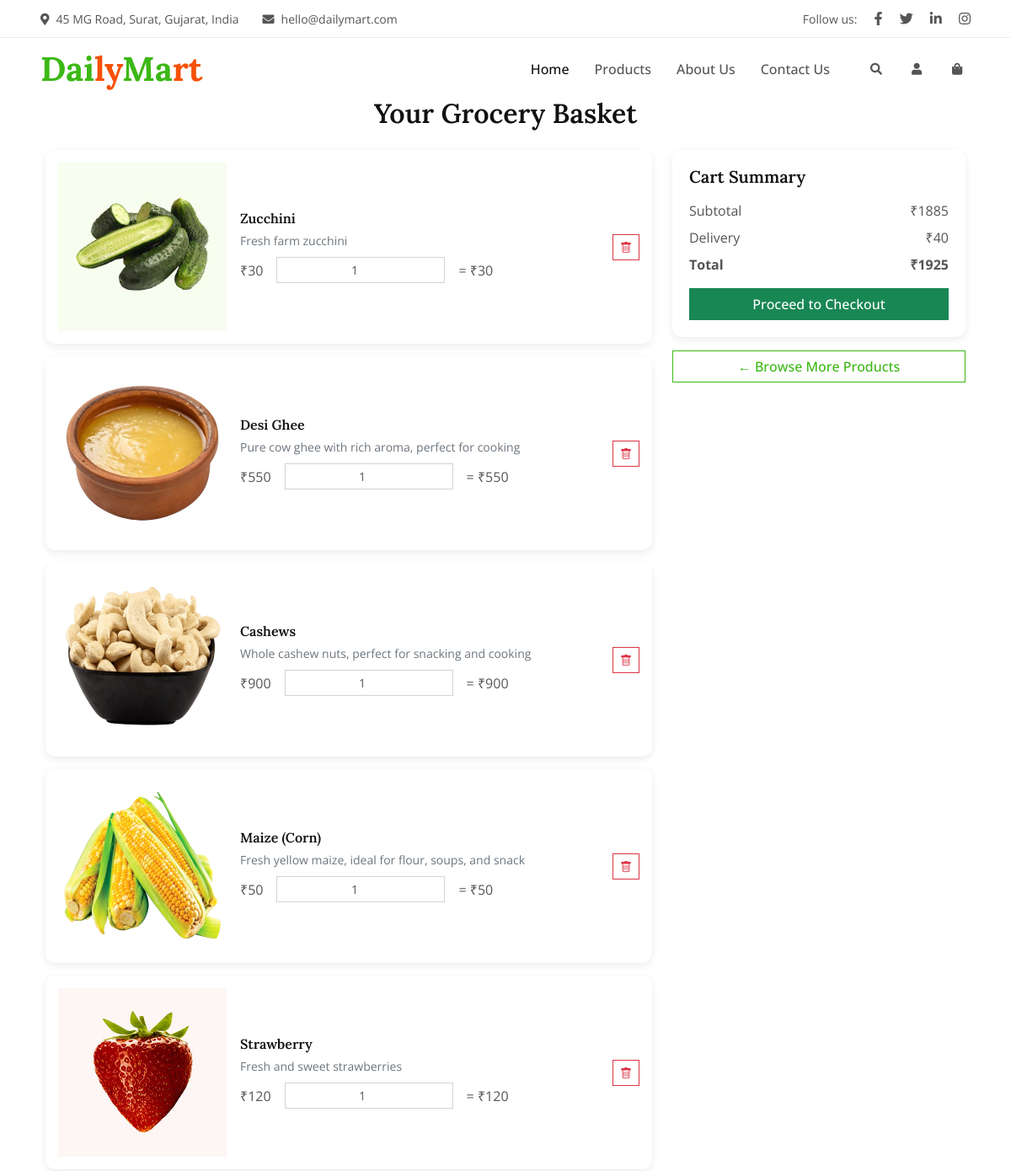
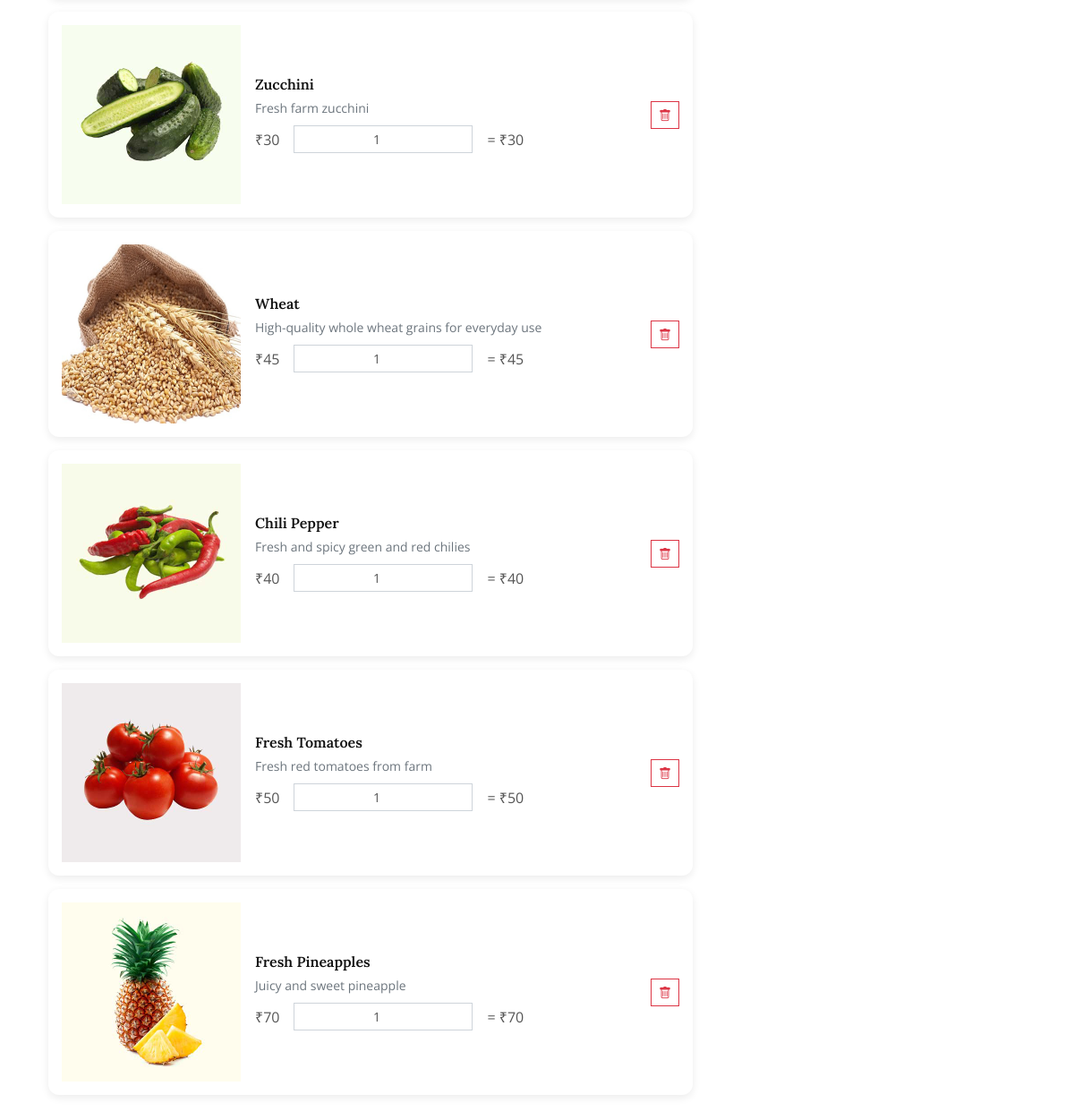
Page /user/pages/cart.php (signed in) on the committed database (2 pictures, top to bottom).
### tables this page shows
CREATE TABLE `order_master` (
  `oid` int(11) NOT NULL,
  `uid` int(11) NOT NULL,
  `pid` int(11) NOT NULL,
  `pname` varchar(100) NOT NULL,
  `pdesc` varchar(100) NOT NULL,
  `rate` int(11) NOT NULL,
  `photo` varchar(1000) NOT NULL,
  `qty` int(11) DEFAULT 1
);

### user/pages/cart.php (the view, shortened to what this page needs)
<!DOCTYPE html>
<html lang="en">
<head>
  <link href="https://cdn.jsdelivr.net/npm/bootstrap@5.3.3/dist/css/bootstrap.min.css" rel="stylesheet">
  <link href="https://cdn.jsdelivr.net/npm/bootstrap-icons@1.11.3/font/bootstrap-icons.css" rel="stylesheet">
  <link href="css/style.css" rel="stylesheet">
</head>
<body class="cart-page">
  <?php include('nav.php'); ?>
  <div style="height:20px"></div>
  <div class="container py-5 mt-5">
    <h2 class="mb-4 text-center">Your Grocery Basket</h2>
    <div class="row">
      <div class="col-lg-8">
       <?php
        include('connect.php');
          $uid=$_SESSION['uid'];
          $q = mysqli_query($con,"select * from order_master where uid=$uid");
        while($row = mysqli_fetch_array($q))
        {
       ?>
        <div class="cart-item d-flex align-items-center">
          <img src="../../admin1/pages/images/productImg/<?php echo $row['photo'];?>" alt='' class="rounded me-3" alt="product">
          <div class="flex-grow-1">
            <h6 class="mb-1"><?php echo $row['pname'];?></h6>
            <small class="text-muted"><?php echo $row['pdesc'];?></small>
            <div class="d-flex align-items-center mt-2">
              <span class="me-3">₹<span class="price"><?php echo $row['rate'];?></span></span>
               <input type="number" name="qty" class="form-control form-control-sm qty-input" value="<?php echo $row['qty']; ?>" min="1">
                <span class="ms-3">= ₹<span class="item-total"><?php echo $row['qty'] * $row['rate']; ?></span></span>
            </div>
          </div>
          <a href="cart_prod_delete.php?pid=<?php echo $row['pid']; ?>"
            class="btn btn-sm btn-outline-danger ms-3"
            onclick="return confirmAlert(this.href)">
            <i class="bi bi-trash"></i>
          </a>
        </div>
        <?php
          }
        ?>
      </div>
      <div class="col-lg-4">
        <div class="cart-summary">
          <h5 class="mb-3">Cart Summary</h5>
          <div class="d-flex justify-content-between mb-2">
            <span>Subtotal</span>
            <span>₹<span id="subtotal"></span></span>
          </div>
          <div class="d-flex justify-content-between mb-2">
            <span>Delivery</span>
            <span>₹<span id="delivery">40</span></span>
          </div>
          <div class="d-flex justify-content-between mb-3">
            <strong>Total</strong>
            <strong>₹<span id="grandtotal"></span></strong>
          </div>
          <form method="post">
            <button class="btn btn-success w-100 btn-checkout" name="btncheckout" >Proceed to Checkout</button>
          </form>
        </div>
        <div class="mt-3 text-center">
            <a href="product.php" class="btn btn-outline-primary w-100">
                ← Browse More Products
            </a>
        </div>
      </div>
    </div>
  </div>
</body>
</html>

### user/pages/nav.php (shortened to what this page needs)
   <link href="https://cdnjs.cloudflare.com/ajax/libs/font-awesome/5.10.0/css/all.min.css" rel="stylesheet">
   <link href="https://cdn.jsdelivr.net/npm/bootstrap-icons@1.4.1/font/bootstrap-icons.css" rel="stylesheet">
   <link href="lib/animate/animate.min.css" rel="stylesheet">
   <link href="lib/owlcarousel/assets/owl.carousel.min.css" rel="stylesheet">
   <link href="css/bootstrap.min.css" rel="stylesheet">
   <link href="css/style.css" rel="stylesheet">
<div class="container-fluid fixed-top px-0 wow fadeIn" data-wow-delay="0.1s">
       <div class="top-bar row gx-0 align-items-center d-none d-lg-flex">
           <div class="col-lg-6 px-5 text-start">
               <small><i class="fa fa-map-marker-alt me-2"></i>45 MG Road, Surat, Gujarat, India</small>
               <small class="ms-4"><i class="fa fa-envelope me-2"></i>hello@dailymart.com</small>
           </div>
           <div class="col-lg-6 px-5 text-end">
               <small>Follow us:</small>
               <a class="text-body ms-3" href=""><i class="fab fa-facebook-f"></i></a>
               <a class="text-body ms-3" href=""><i class="fab fa-twitter"></i></a>
               <a class="text-body ms-3" href=""><i class="fab fa-linkedin-in"></i></a>
               <a class="text-body ms-3" href=""><i class="fab fa-instagram"></i></a>
           </div>
       </div>
       <nav class="navbar navbar-expand-lg navbar-light py-lg-0 px-lg-5 wow fadeIn" data-wow-delay="0.1s">
           <a href="index.php" class="navbar-brand ms-4 ms-lg-0">
               <h1 class="fw-bold text-primary m-0">Dai<span class="text-secondary">ly</span>Ma<span class="text-secondary">rt</span></h1>
           </a>
           <div class="collapse navbar-collapse" id="navbarCollapse">
               <div class="navbar-nav ms-auto p-4 p-lg-0">
                   <a href="index.php" class="nav-item nav-link active">Home</a>
                   <a href="product.php" class="nav-item nav-link">Products</a>
                   <a href="about.php" class="nav-item nav-link">About Us</a>
                   <a href="contact.php" class="nav-item nav-link">Contact Us</a>
               </div>
               <div class="d-none d-lg-flex ms-2">
                   <a class="btn-sm-square bg-white rounded-circle ms-3" href="">
                       <small class="fa fa-search text-body"></small>
                   </a>
                   <div class="user-dropdown ms-3">
                       <a class="btn-sm-square bg-white rounded-circle" href="#">
                           <small class="fa fa-user text-body"></small>
                       </a>
                   </div>
                   <a class="btn-sm-square bg-white rounded-circle ms-3" href="cart.php">
                       <small class="fa fa-shopping-bag text-body"></small>
                   </a>
               </div>
           </div>
       </nav>
   </div>

### user/pages/css/style.css (style rules this page uses)
:root { --primary: #3CB815; --secondary: #F65005; --light: #F7F8FC; --dark: #111111; }
.btn { font-weight: 500; transition: .5s; }
.btn-sm-square { width: 32px; height: 32px; }
.btn-square, .btn-sm-square, .btn-lg-square { padding: 0; display: flex; align-items: center; justify-content: center; font-weight: normal; }
.fixed-top { transition: .5s; }
.top-bar { height: 45px; border-bottom: 1px solid rgba(0, 0, 0, .07); }
.navbar .navbar-nav .nav-link { padding: 25px 15px; color: #555555; font-weight: 500; outline: none; }
.navbar .navbar-nav .nav-link:hover, .navbar .navbar-nav .nav-link.active { color: var(--dark); }

### user/pages/cart.php (style rules this page uses)
body { background-color: #f8f9fa; font-family: Arial; }
.cart-item { border-radius: 12px; box-shadow: 0 3px 10px rgba(0,0,0,0.08); background: #fff; padding: 15px; margin-bottom: 15px; }
.cart-summary { background: #fff; border-radius: 12px; box-shadow: 0 3px 10px rgba(0,0,0,0.08); padding: 20px; }
.qty-input { max-width: 200px; text-align: center; display: inline-block; }
.btn-checkout { border-radius: 30px; font-size: 16px; }
.rounded { height: 200px; width: 200px; }
.cart-page .fixed-top { background-color: transparent; transition: background-color 0.3s, box-shadow 0.3s; }
.cart-page .top-bar { height: 45px; transition: height 0.3s, opacity 0.3s; }

### user/pages/nav.php (style rules this page uses)
.user-dropdown { position: relative; display: inline-block; }

### rows in the picture
order_master: photo (picture), pname "Zucchini", pdesc "Fresh farm zucchini", rate "30", qty "1", $row['qty']*$row['rate'] "30"
order_master: photo (picture), pname "Desi Ghee", pdesc "Pure cow ghee with rich aroma, perfect for cooking", rate "550", qty "1", $row['qty']*$row['rate'] "550"
order_master: photo (picture), pname "Cashews", pdesc "Whole cashew nuts, perfect for snacking and cooking", rate "900", qty "1", $row['qty']*$row['rate'] "900"
order_master: photo (picture), pname "Maize (Corn)", pdesc "Fresh yellow maize, ideal for flour, soups, and snack", rate "50", qty "1", $row['qty']*$row['rate'] "50"
order_master: photo (picture), pname "Strawberry", pdesc "Fresh and sweet strawberries", rate "120", qty "1", $row['qty']*$row['rate'] "120"
order_master: photo (picture), pname "Zucchini", pdesc "Fresh farm zucchini", rate "30", qty "1", $row['qty']*$row['rate'] "30"
order_master: photo (picture), pname "Wheat", pdesc "High-quality whole wheat grains for everyday use", rate "45", qty "1", $row['qty']*$row['rate'] "45"
order_master: photo (picture), pname "Chili Pepper", pdesc "Fresh and spicy green and red chilies", rate "40", qty "1", $row['qty']*$row['rate'] "40"
order_master: photo (picture), pname "Fresh Tomatoes", pdesc "Fresh red tomatoes from farm", rate "50", qty "1", $row['qty']*$row['rate'] "50"
order_master: photo (picture), pname "Fresh Pineapples", pdesc "Juicy and sweet pineapple", rate "70", qty "1", $row['qty']*$row['rate'] "70"
